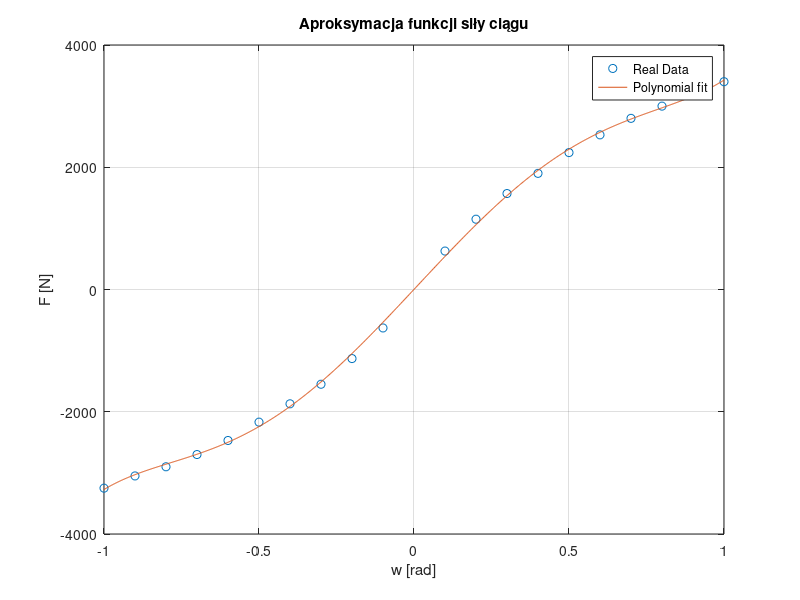

This chart was generated by the following MATLAB code:
function [p, mu] = optymalizacja()
    data = load('char_sterowanie.mat');
    w = data.w;
    u = data.u;
    
    % Optimize -> 7 degree polynomial fit
    [p,~,mu] = polyfit(u, w, 5);
    
    % Plot
    u_poly = linspace(min(u), max(u), 1000);
    w_poly = polyval(p, u_poly, [], mu);
    figure();
    plot(u, w,'o'); hold on
    plot(u_poly, w_poly); hold off
    title('Aproksymacja funkcji siły ciągu'); legend('Real Data', 'Polynomial fit'); xlabel('w [rad]'); ylabel('F [N]'); grid on
end